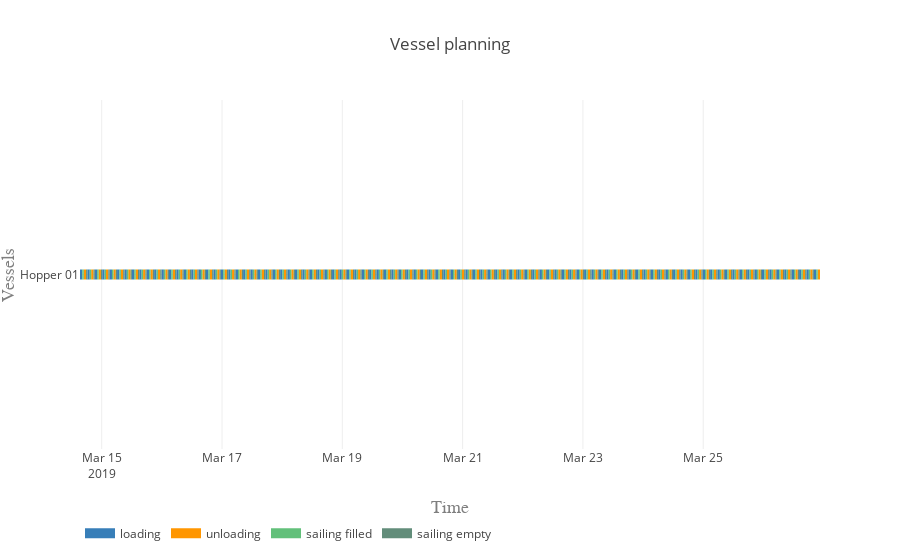

The notebook cell saved with this chart:
### Markdown cell above
#### Vessel planning

### Code cell
vessels = [hopper]

activities = ['loading', 'unloading', 'sailing filled', 'sailing empty']
colors = {0:'rgb(55,126,184)', 1:'rgb(255,150,0)', 2:'rgb(98, 192, 122)', 3:'rgb(98, 141, 122)'}

plot.vessel_planning(vessels, activities, colors)

### Figure 1 — Plotly figure (JSON) as saved in the notebook; plotly's stock layout.template omitted (floating-point values rounded to 4 significant figures; data arrays with more than 128 entries replaced by an {"elided": "..."} marker saying what was removed)
{"data": [{"connectgaps": false, "hoverinfo": "y+name", "line": {"color": "rgb(55,126,184)", "width": 10}, "mode": "lines", "name": "loading", "type": "scatter", "uid": "eb377cba-95ed-4e4f-a724-7ec76bd19b53", "x": {"elided": "500 str values"}, "y": {"elided": "500 str values"}}, {"connectgaps": false, "hoverinfo": "y+name", "line": {"color": "rgb(255,150,0)", "width": 10}, "mode": "lines", "name": "unloading", "type": "scatter", "uid": "abce8861-e0c6-4983-9dd6-54d5535ff8a2", "x": {"elided": "500 str values"}, "y": {"elided": "500 str values"}}, {"connectgaps": false, "hoverinfo": "y+name", "line": {"color": "rgb(98, 192, 122)", "width": 10}, "mode": "lines", "name": "sailing filled", "type": "scatter", "uid": "50b60a30-1253-40ba-9104-70e445c5c311", "x": {"elided": "500 str values"}, "y": {"elided": "500 str values"}}, {"connectgaps": false, "hoverinfo": "y+name", "line": {"color": "rgb(98, 141, 122)", "width": 10}, "mode": "lines", "name": "sailing empty", "type": "scatter", "uid": "0adfe23e-b98b-4bf8-9662-8dee31d4c288", "x": {"elided": "495 str values"}, "y": {"elided": "495 str values"}}], "layout": {"hovermode": "closest", "legend": {"orientation": "h", "x": 0, "y": -0.2}, "title": "Vessel planning", "xaxis": {"range": ["2019-03-14 15:20:49", "2019-03-26 22:35:11.511561"], "title": "Time", "titlefont": {"color": "#7f7f7f", "family": "Courier New, monospace", "size": 18}}, "yaxis": {"title": "Vessels", "titlefont": {"color": "#7f7f7f", "family": "Courier New, monospace", "size": 18}}}}
